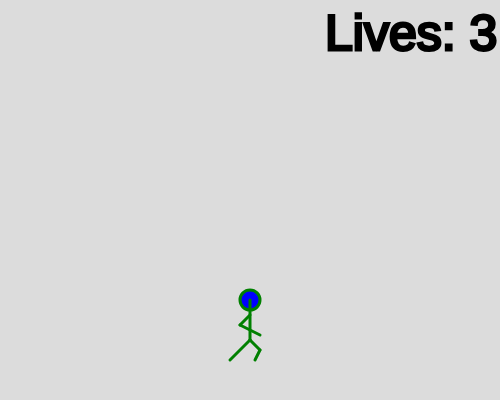
Frame 1 (no input)
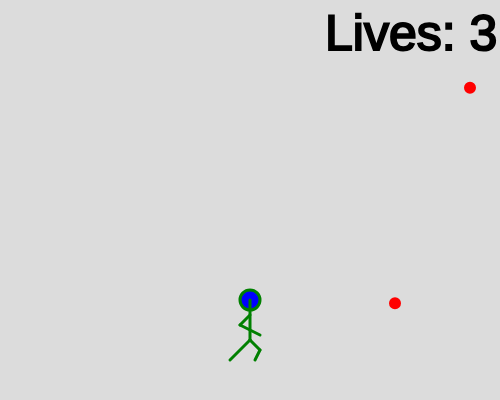
Frame 60 (no input)
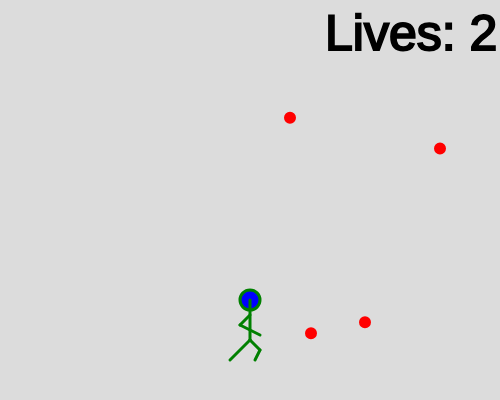
Frame 120 (the mouse pressed at the canvas centre since frame 60)

The p5.js sketch that drew these frames (run headless with seeded random() and noise() and a simulated clock; from frame 60 on, the mouse is pressed at the canvas centre):

// p5.js sketch
// ── sketch.js
//create an empty array called balls
let balls = [];

//create a variable to hold your avatar
let me;

let hits = [];


function setup() {
  createCanvas(500, 400);

  //make one avatar called me
  me = new Avatar(width/2, 300, 3);

}

function draw(){
	background(220);

  me.drawMe();
  me.moveMe();

  if (frameCount % 25 == 0) {
      let  b = new Ball(width, random(0,height), -3);
      balls.push(b);
      console.log(balls); //print the balls array to the console
    }

//	draw all the balls in that array
	for (let i = 0; i < balls.length; i++) {
	 	      balls[i].drawBall();
       	  balls[i].moveBall();
        	balls[i].bounceBall();
	  }
    me.die();

}

//avatar class
class Avatar {

	constructor(x,y, speed){ //every avatar needs an x value, a y value, and a speed
		    this.x = x;
    		this.y = y;
        this.speed = speed;
	}

	drawMe(){  // draw the running person
    		stroke("green");
        strokeWeight(3);
    		fill("blue");
		    ellipse(this.x,this.y,20,20);
        line(this.x,this.y, this.x, this.y+40);
        line(this.x, this.y+40, this.x-20, this.y+60);
        line(this.x, this.y+40, this.x+10, this.y+50);
        line(this.x+10, this.y+50, this.x+5, this.y+60);
        line(this.x, this.y+15, this.x-10, this.y+25);
        line(this.x-10, this.y+25, this.x+10, this.y+35);
	}

	moveMe(){
    if (keyIsDown(UP_ARROW)) { //if you hold the up arrow, move up by speed
       this.y -= this.speed;
    }

    if (keyIsDown(DOWN_ARROW)) { // if you hold the down arrow, move down by speed
        this.y += this.speed;
    }

    if (keyIsDown(RIGHT_ARROW)) { // if you hold the down arrow, move down by speed
        this.x += this.speed;
    }

    if (keyIsDown(LEFT_ARROW)) { // if you hold the down arrow, move down by speed
        this.x -= this.speed;
    }
	}

  die(){
    textSize(50);
    fill("black");
    stroke("black");
    if (hits.length >= 3) {
      text("Game Over", 100, 190);
      exit();
    } else if (hits.length == 2) {
      text("Lives: 1", 325, 50);
    } else if (hits.length == 1) {
      text("Lives: 2", 325, 50);
    } else if (hits.length == 0) {
      text("Lives: 3", 325, 50);
    }
  }

}


//ball class from which to create new balls with similar properties.
class Ball {

	//every ball needs an x value, a y value, and a speed
	constructor(x,y, speed){
		this.x = x;
    this.y = y;
    this.speed = speed;
	}

	// draw a ball on the screen at x,y
	drawBall(){
    	stroke("red");
      strokeWeight(2);
    	fill("red");
		  ellipse(this.x,this.y,10,10);
	}

	//update the location of the ball, so it moves across the screen
	moveBall(){
		this.x = this.x+ this.speed;
		this.y = this.y+.5;
	}

	//if the ball hits the person, change the speed value to negative (send it in the opposite direction)
  	bounceBall(){
    		if (this.x >= me.x-15 && this.x <= me.x+15 && this.y > me.y-40 && this.y < me.y+40){
      			this.speed = -this.speed;
            hits.push("hit");
            background("red");
    		}
  	}

}
